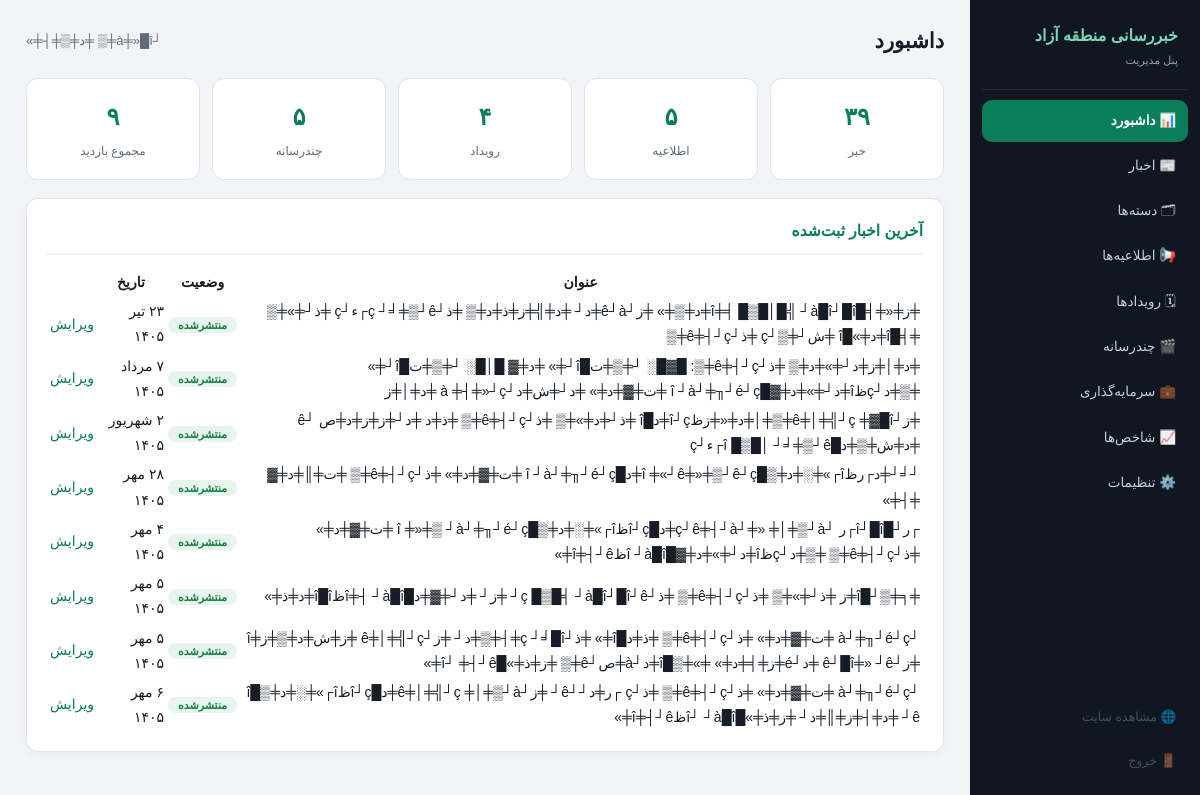
Screenshot of /admin.php?a=dash (signed in) with the database file from the repository.
### tables this page shows
CREATE TABLE `article_translations` (
  `id` int(10) unsigned NOT NULL AUTO_INCREMENT,
  `article_id` int(10) unsigned NOT NULL,
  `lang` varchar(2) NOT NULL,
  `title` varchar(255) NOT NULL,
  `slug` varchar(255) NOT NULL,
  `excerpt` text DEFAULT NULL,
  `body` longtext DEFAULT NULL,
  PRIMARY KEY (`id`),
  UNIQUE KEY `uq` (`article_id`,`lang`),
  KEY `lang` (`lang`),
  CONSTRAINT `article_translations_ibfk_1` FOREIGN KEY (`article_id`) REFERENCES `articles` (`id`) ON DELETE CASCADE
);

CREATE TABLE `articles` (
  `id` int(10) unsigned NOT NULL AUTO_INCREMENT,
  `category_id` int(10) unsigned DEFAULT NULL,
  `image` varchar(300) DEFAULT NULL,
  `source_name` varchar(120) DEFAULT NULL,
  `source_url` varchar(400) DEFAULT NULL,
  `is_pinned` tinyint(1) DEFAULT 0,
  `is_published` tinyint(1) DEFAULT 0,
  `published_at` datetime NOT NULL DEFAULT current_timestamp(),
  `views` int(10) unsigned DEFAULT 0,
  `created_at` datetime DEFAULT current_timestamp(),
  `updated_at` datetime DEFAULT NULL,
  PRIMARY KEY (`id`),
  KEY `idx_pub` (`is_published`,`published_at`),
  KEY `category_id` (`category_id`),
  CONSTRAINT `articles_ibfk_1` FOREIGN KEY (`category_id`) REFERENCES `categories` (`id`) ON DELETE SET NULL
);

### app.php (called while the page is built, shortened)
<?php
if (!function_exists('app')) {
    function app(): array { static $cfg; return $cfg ??= (require __DIR__ . '/config.php'); }
}
function db(): PDO {
    static $pdo = null;
    if ($pdo === null) {
        $c = app()['db'];
        try {
            $pdo = new PDO(
                "mysql:host={$c['host']};port={$c['port']};dbname={$c['name']};charset={$c['charset']}",
                $c['user'], $c['pass'],
                [PDO::ATTR_ERRMODE => PDO::ERRMODE_EXCEPTION, PDO::ATTR_DEFAULT_FETCH_MODE => PDO::FETCH_ASSOC,
                 PDO::ATTR_EMULATE_PREPARES => false]
            );
        } catch (PDOException $e) {
            http_response_code(500);
            exit(app()['debug'] ? 'DB Error: ' . $e->getMessage() : 'خطا در اتصال به دیتابیس. نصب‌کننده را اجرا کنید: <a href="install.php">install.php</a>');
        }
    }
    return $pdo;
}
function q(string $sql, array $p = []): PDOStatement { $st = db()->prepare($sql); $st->execute($p); return $st; }
function qall(string $sql, array $p = []): array { return q($sql, $p)->fetchAll(); }
function qval(string $sql, array $p = [])        { return q($sql, $p)->fetchColumn(); }
function e(?string $s): string          { return htmlspecialchars((string)$s, ENT_QUOTES, 'UTF-8'); }
function getp(string $k, string $d = ''): string { return is_string($_GET[$k] ?? null) ? trim($_GET[$k]) : $d; }
function admin_url(string $a, array $qs = []): string {
    $qs['a'] = $a; foreach ($qs as $k => $v) if ($v === null || $v === '') unset($qs[$k]);
    return 'admin.php?' . http_build_query($qs);
}
function g2j(int $gy, int $gm, int $gd): array {
    $gdos = [0, 31, 59, 90, 120, 151, 181, 212, 243, 273, 304, 334];
    $gy2 = ($gm > 2) ? $gy + 1 : $gy;
    $days = 355666 + (365 * $gy) + (int)(($gy2 + 3) / 4) - (int)(($gy2 + 99) / 100) + (int)(($gy2 + 399) / 400) + $gd + $gdos[$gm - 1];
    $jy = -1595 + 33 * ((int)($days / 12053)); $days %= 12053;
    $jy += 4 * ((int)($days / 1461)); $days %= 1461;
    if ($days > 365) { $jy += (int)(($days - 1) / 365); $days = ($days - 1) % 365; }
    $jm = $days < 186 ? 1 + (int)($days / 31) : 7 + (int)(($days - 186) / 30);
    $jd = 1 + ($days % ($days < 186 ? 31 : 30));
    return [$jy, $jm, $jd];
}
function fa_months(): array { return [1=>'فروردین','اردیبهشت','خرداد','تیر','مرداد','شهریور','مهر','آبان','آذر','دی','بهمن','اسفند']; }
function date_i18n(string $dt, bool $withTime = true): string {
    $ts = strtotime($dt); if (!$ts) return '';
    $lang = lang();
    $y = date('Y', $ts); $m = (int)date('n', $ts); $d = (int)date('j', $ts);
    if ($lang === 'fa') {
        [$jy, $jm, $jd] = g2j((int)$y, (int)$m, (int)$d);
        $fa = fa_months(); $persianDigits = ['۰','۱','۲','۳','۴','۵','۶','۷','۸','۹'];
        $str = strtr("$jd {$fa[$jm]} $jy", array_combine(range(0, 9), $persianDigits));
        return $withTime ? $str . '، ' . date('H:i', $ts) : $str;
    }
    return date('j M Y', $ts) . ($withTime ? ', ' . date('H:i', $ts) : '');
}
function lang(): string {
    static $l = null;
    if ($l === null) {
        $allowed = app()['languages'];
        $g = getp('lang');
        $l = in_array($g, $allowed, true) ? $g : ($_SESSION['lang'] ?? null);
    }
    return $l;
}
function fa_num(int|string $n): string {
    return strtr((string)$n, array_combine(range(0, 9), ['۰','۱','۲','۳','۴','۵','۶','۷','۸','۹']));
}
function current_admin(): array { return $_SESSION['admin'] ?? ['name'=>'', 'user'=>'']; }

### admin.php (the view, shortened to what this page needs)
<?php
require_once __DIR__ . '/app.php';
$NAV = [
    'dash' => '📊 داشبورد', 'arts' => '📰 اخبار', 'cats' => '🗂 دسته‌ها', 'anns' => '📢 اطلاعیه‌ها',
    'evs' => '🗓 رویدادها', 'mds' => '🎬 چندرسانه', 'invs' => '💼 سرمایه‌گذاری', 'pulse' => '📈 شاخص‌ها', 'set' => '⚙️ تنظیمات',
];
function admin_header(string $title, string $act): void {
    global $NAV;
    echo '<!doctype html><html lang="fa" dir="rtl"><head><meta charset="utf-8">
<meta name="viewport" content="width=device-width, initial-scale=1"><meta name="robots" content="noindex">
<title>' . e($title) . ' — پنل مدیریت</title>
<link rel="stylesheet" href="assets/css/admin.css?v=1"></head>
<body data-act="' . e($act) . '"><div class="adm"><aside class="side">
<div class="side-brand">خبررسانی منطقه آزاد<br><small>پنل مدیریت</small></div>';
    foreach ($NAV as $k => $v) echo '<a class="sitem' . ($act === $k ? ' on' : '') . '" href="' . e(admin_url($k)) . '">' . $v . '</a>';
    echo '<div class="spacer"></div>
<a class="sitem dim" href="index.php" target="_blank">🌐 مشاهده سایت</a>
<a class="sitem dim" href="' . e(admin_url('logout')) . '">🚪 خروج</a>
</aside><main class="adm-main"><div class="adm-top"><h1>' . e($title) . '</h1>
<span class="who">' . e(current_admin()['name'] ?: current_admin()['user']) . '</span></div>';
}
function admin_footer(): void { echo '</main></div></body></html>'; }
$a = getp('a', 'dash');
switch ($a) {
case 'dash': {
    $cnt = [
        qval("SELECT COUNT(*) FROM articles"), qval("SELECT COUNT(*) FROM announcements"),
        qval("SELECT COUNT(*) FROM events"), qval("SELECT COUNT(*) FROM media_items"),
    ];
    $views = (int)qval("SELECT SUM(views) FROM articles");
    admin_header('داشبورد', 'dash');
    echo '<div class="kpis">
      <div class="kpi"><b>' . fa_num((int)$cnt[0]) . '</b><span>خبر</span></div>
      <div class="kpi"><b>' . fa_num((int)$cnt[1]) . '</b><span>اطلاعیه</span></div>
      <div class="kpi"><b>' . fa_num((int)$cnt[2]) . '</b><span>رویداد</span></div>
      <div class="kpi"><b>' . fa_num((int)$cnt[3]) . '</b><span>چندرسانه</span></div>
      <div class="kpi"><b>' . fa_num($views) . '</b><span>مجموع بازدید</span></div></div>
      <div class="panel"><h2>آخرین اخبار ثبت‌شده</h2><table><tr><th>عنوان</th><th>وضعیت</th><th>تاریخ</th><th></th></tr>';
    foreach (qall("SELECT a.id, a.is_published, a.published_at, t.title FROM articles a JOIN article_translations t ON t.article_id = a.id AND t.lang = 'fa' ORDER BY a.id DESC LIMIT 8") as $r)
        echo '<tr><td>' . e($r['title']) . '</td><td><span class="bdg ' . ($r['is_published'] ? 'g' : 'y') . '">' . ($r['is_published'] ? 'منتشرشده' : 'پیش‌نویس') . '</span></td><td>' . e(date_i18n($r['published_at'], false)) . '</td>
            <td><a class="lnk" href="' . e(admin_url('art_edit', ['id' => $r['id']])) . '">ویرایش</a></td></tr>';
    echo '</table></div>';
    admin_footer();
} break;
}

### assets/css/admin.css (style rules this page uses)
:root { --bg:#f2f4f8;--panel:#fff;--fg:#171d26;--muted:#5f6b7a;--line:#e0e5ee;--brand:#0a7d5a;--brand-d:#086a4c;--brand-l:#e8f5f0;--y:#b45309;--r:#b91c1c;--g:#15803d;--radius:12px }
* { margin:0;box-sizing:border-box }
body { font-family:Vazirmatn,Tahoma,sans-serif;background:var(--bg);color:var(--fg);font-size:14px;line-height:1.8 }
a { text-decoration:none;color:inherit }
.adm { display:flex;min-height:100vh }
.side { width:230px;background:#101720;color:#dfe6ef;display:flex;flex-direction:column;padding:16px 12px;flex-shrink:0 }
.side-brand { font-size:16px;font-weight:800;color:#7dd3b4;padding:6px 10px 18px;border-bottom:1px solid rgba(255,255,255,.08);margin-bottom:10px }
.side-brand small { display:block;font-size:11px;font-weight:400;color:#93a1b3 }
.sitem { display:block;padding:9px 12px;border-radius:10px;font-size:13.5px;color:#c6cfd9;margin-bottom:3px }
.sitem.on { background:var(--brand);color:#fff;font-weight:700 }
.sitem.dim { opacity:.65;font-size:12.5px }
.spacer { flex:1 }
.adm-main { flex:1;padding:22px 26px;max-width:1200px }
.adm-top { display:flex;justify-content:space-between;align-items:center;margin-bottom:18px }
.adm-top h1 { font-size:21px }
.who { color:var(--muted);font-size:13px }
.panel { background:var(--panel);border:1px solid var(--line);border-radius:var(--radius);padding:18px 20px;margin-bottom:16px;box-shadow:0 2px 8px rgba(10,20,30,.04) }
.panel h2 { font-size:15.5px;margin-bottom:12px;border-bottom:2px solid var(--brand-l);padding-bottom:8px;color:var(--brand) }
.kpis { display:grid;grid-template-columns:repeat(5,1fr);gap:12px;margin-bottom:18px }
.kpi { background:var(--panel);border:1px solid var(--line);border-radius:var(--radius);padding:16px;text-align:center }
.kpi b { display:block;font-size:24px;color:var(--brand) }
.kpi span { font-size:12px;color:var(--muted) }
.dim { color:var(--muted);font-size:12px }
.bdg { padding:2px 10px;border-radius:999px;font-size:11px;font-weight:700 }
.bdg.g { background:#e8f5ee;color:var(--g) }
.lnk { color:var(--brand) }

### rows the page displays
article_translations: title "╪ز╪«╪╡█î╪╡ █▒█│█╣ ┘à█î┘█î╪د╪▒╪» ╪ز┘ê┘à╪د┘ ╪د╪╣╪ز╪ذ╪د╪▒ ╪ذ┘ç ┘╛╪▒┘ê┌ء┘ç ╪ذ┘╪»╪▒ ╪╡█î╪د╪»█î ╪ش┘╪▒┘ç ╪ذ┘ê╪┤┘ç╪▒", article.published_at "۲۳ تیر ۱۴۰۵"
article_translations: title "╪د╪│╪ز╪د┘╪»╪د╪▒ ╪ذ┘ê╪┤┘ç╪▒: █▓█░ ┘╪▒╪ت█î┘╪» ╪د╪▓ █│█░ ┘╪▒╪ت█î┘╪» ╪▒╪د┘çظî╪د┘╪»╪د╪▓█î ┘à┘╪╖┘é┘ç ╪ت╪▓╪د╪» ╪د┘╪ش╪د┘à ╪┤╪»┘ç ╪د╪│╪ز", article.published_at "۷ مرداد ۱۴۰۵"
article_translations: title "╪ز┘ê╪│╪╣┘ç ╪▓█î╪▒╪│╪د╪«╪زظî┘ç╪د█î ╪ذ┘╪د╪»╪▒ ╪ذ┘ê╪┤┘ç╪▒ ╪ذ╪د ╪د┘╪ز╪ز╪د╪ص ┘ê ╪د╪ش╪▒╪د█î █▒█│ ┘╛╪▒┘ê┌ء┘ç", article.published_at "۲ شهریور ۱۴۰۵"
article_translations: title "┘╛┘╪د┌رظî┌»╪░╪د╪▒█î ╪«┘ê╪»╪▒┘ê┘ç╪د█î ┘à┘╪╖┘é┘ç ╪ت╪▓╪د╪» ╪ذ┘ê╪┤┘ç╪▒ ╪ت╪║╪د╪▓ ╪┤╪»", article.published_at "۲۸ مهر ۱۴۰۵"
article_translations: title "┌ر┘█î┘█î┌ر ┘ç┘ê╪┤┘à┘╪» ╪│╪▒┘à╪د█î┘çظî┌»╪░╪د╪▒█î ╪»╪▒ ┘à┘╪╖┘é┘ç ╪ت╪▓╪د╪» ╪ذ┘ê╪┤┘ç╪▒ ╪▒╪د┘çظî╪د┘╪»╪د╪▓█î ┘à█îظî╪┤┘ê╪»", article.published_at "۴ مهر ۱۴۰۵"
article_translations: title "╪╕╪▒┘█î╪ز ╪ذ┘╪»╪▒ ╪ذ┘ê╪┤┘ç╪▒ ╪ذ┘ç █▒█╡ ┘à█î┘█î┘ê┘ ╪ز┘ ╪د┘╪▓╪د█î╪┤ ┘à█îظî█î╪د╪ذ╪»", article.published_at "۵ مهر ۱۴۰۵"
article_translations: title "┘à┘╪╖┘é┘ç ╪ت╪▓╪د╪» ╪ذ┘ê╪┤┘ç╪▒ ╪ذ╪د█î╪» ╪ذ┘ç ┘╛█î╪┤╪▒╪د┘ ╪ز┘ê╪│╪╣┘ç ╪ز╪ش╪د╪▒╪ز╪î ╪ز┘ê┘█î╪» ┘ê ╪د┘é╪ز╪╡╪د╪» ╪»╪▒█î╪د┘à╪ص┘ê╪▒ ╪ز╪ذ╪»█î┘ ╪┤┘ê╪»", article.published_at "۵ مهر ۱۴۰۵"
article_translations: title "┘à┘╪╖┘é┘ç ╪ت╪▓╪د╪» ╪ذ┘ê╪┤┘ç╪▒ ╪ذ┘ç ┌ر╪د┘┘ê┘ ╪ز┘ê╪│╪╣┘ç ╪│╪▒┘à╪د█î┘çظî┌»╪░╪د╪▒█î ┘ê ╪د╪┤╪ز╪║╪د┘ ╪ز╪ذ╪»█î┘ ┘à█îظî╪┤┘ê╪»", article.published_at "۶ مهر ۱۴۰۵"

### other values shown
$v "📊 داشبورد"
$v "📰 اخبار"
$v "🗂 دسته‌ها"
$v "📢 اطلاعیه‌ها"
$v "🗓 رویدادها"
$v "🎬 چندرسانه"
$v "💼 سرمایه‌گذاری"
$v "📈 شاخص‌ها"
$v "⚙️ تنظیمات"
$title "داشبورد"
current_admin()['name'] ?: current_admin()['user'] "┘à╪»█î╪▒ ╪د╪▒╪┤╪»"
fa_num((int)$cnt[0]) "۳۹"
fa_num((int)$cnt[1]) "۵"
fa_num((int)$cnt[2]) "۴"
fa_num((int)$cnt[3]) "۵"
